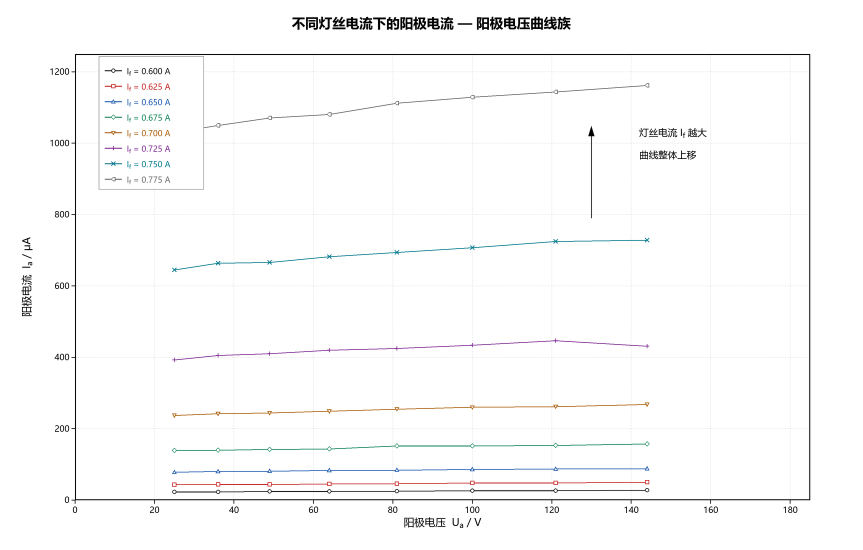
#> input picture 04_生成过程_脚本图表/figures_tungsten/fig_w1.png, 1725 x 1100 px, found by its file name (shown at 1/2 size)
$ python check_figs.py
#> lines starting #> are read from the running program, lines starting #| are printed output that depends on the picture
# -*- coding: utf-8 -*-
from PIL import Image
import os

BASE = r'C:\Users\lidey\Desktop\实验报告制作沙盒\04_生成过程_脚本图表'
FD = os.path.join(BASE, 'figures_tungsten')
out = os.path.join(BASE, 'crops_w')
os.makedirs(out, exist_ok=True)

jobs = [
    ('fig_w1.png', 'chk_w1_right', (1080, 880, 1500, 1080)),
    ('fig_w2.png', 'chk_w2_xlab', (700, 1000, 1200, 1100)),
    ('fig_w2.png', 'chk_w2_tr', (1450, 80, 1725, 200)),
    ('fig_w2.png', 'chk_w2_bot', (140, 830, 1100, 1000)),
    ('fig_w3.png', 'chk_w3_tr', (1250, 80, 1725, 200)),
    ('fig_w3.png', 'chk_w3_box', (150, 100, 950, 420)),
]
for src, name, box in jobs:
    im = Image.open(os.path.join(FD, src)).convert('RGB')
#> im is the input picture: PIL image 1725x1100 RGB; mean R, G, B 250.2, 250.2, 250.3
    c = im.crop(box)
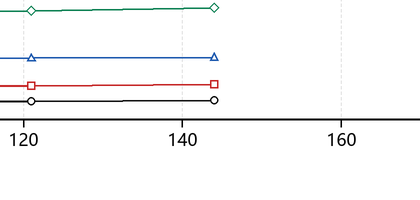
#> c: PIL image 420x200 RGB; mean R, G, B 247.6, 247.6, 247.8
    s = min(4.0, 1638.0 / max(c.width, c.height))
#> s = 3.9
    if s > 1.05:
        c = c.resize((int(c.width * s), int(c.height * s)), Image.LANCZOS)
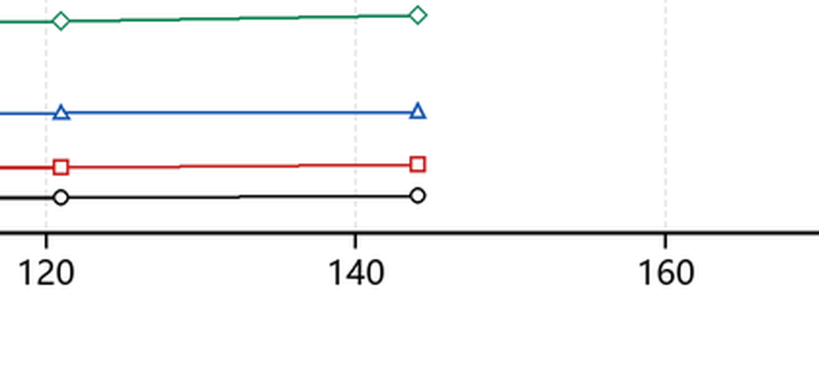
#> c: PIL image 1638x780 RGB (shown at 1/2 size); mean R, G, B 247.4, 247.4, 247.6
    c.save(os.path.join(out, name + '.png'))
    print(name, box, c.size)
#| chk_w1_right (1080, 880, 1500, 1080) (1638, 780)
#> pass 2 of the loop `for src, name, box in jobs:`:
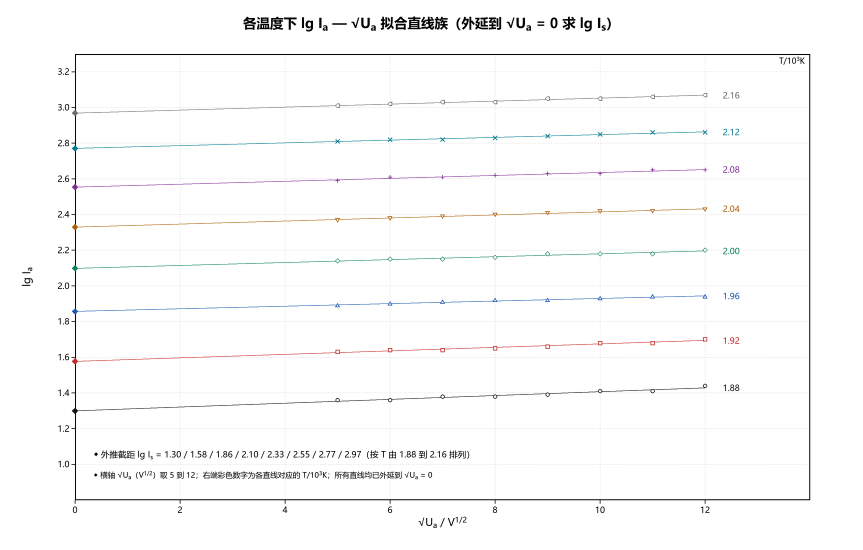
#> input picture 04_生成过程_脚本图表/figures_tungsten/fig_w2.png, 1725 x 1100 px, found by its file name (shown at 1/2 size)
#> im is the input picture: PIL image 1725x1100 RGB; mean R, G, B 250.2, 250.2, 250.3
#> `c = im.crop(box)`:
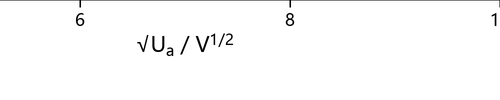
#> c: PIL image 500x100 RGB; min 0, max 255, mean 251.3
#| chk_w2_xlab (700, 1000, 1200, 1100) (1638, 327)
